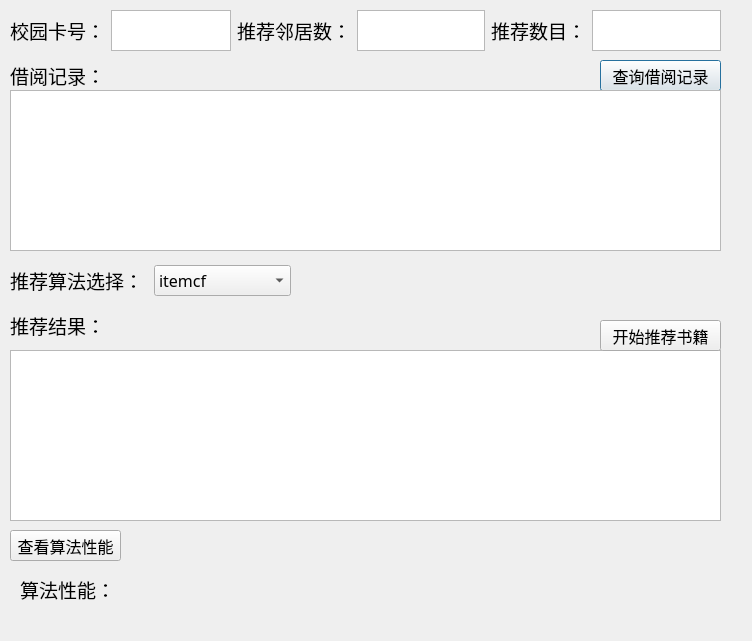
<?xml version="1.0" encoding="UTF-8"?>
<ui version="4.0">
 <class>Dialog</class>
 <widget class="QDialog" name="Dialog">
  <property name="geometry">
   <rect>
    <x>0</x>
    <y>0</y>
    <width>752</width>
    <height>641</height>
   </rect>
  </property>
  <property name="windowTitle">
   <string>Dialog</string>
  </property>
  <widget class="QLabel" name="label_borrowed">
   <property name="geometry">
    <rect>
     <x>10</x>
     <y>60</y>
     <width>131</width>
     <height>31</height>
    </rect>
   </property>
   <property name="font">
    <font>
     <family>宋体</family>
     <pointsize>14</pointsize>
    </font>
   </property>
   <property name="text">
    <string>借阅记录：</string>
   </property>
  </widget>
  <widget class="QWidget" name="horizontalLayoutWidget_3">
   <property name="geometry">
    <rect>
     <x>10</x>
     <y>10</y>
     <width>711</width>
     <height>41</height>
    </rect>
   </property>
   <layout class="QHBoxLayout" name="HlLayout_top">
    <item>
     <layout class="QHBoxLayout" name="HLayout_cardid">
      <item>
       <widget class="QLabel" name="label_cardid">
        <property name="font">
         <font>
          <family>宋体</family>
          <pointsize>14</pointsize>
         </font>
        </property>
        <property name="text">
         <string>校园卡号：</string>
        </property>
       </widget>
      </item>
      <item>
       <widget class="QTextEdit" name="Edit_cardid">
        <property name="minimumSize">
         <size>
          <width>120</width>
          <height>0</height>
         </size>
        </property>
        <property name="font">
         <font>
          <family>宋体</family>
          <pointsize>14</pointsize>
         </font>
        </property>
        <property name="html">
         <string>&lt;!DOCTYPE HTML PUBLIC &quot;-//W3C//DTD HTML 4.0//EN&quot; &quot;http://www.w3.org/TR/REC-html40/strict.dtd&quot;&gt;
&lt;html&gt;&lt;head&gt;&lt;meta name=&quot;qrichtext&quot; content=&quot;1&quot; /&gt;&lt;style type=&quot;text/css&quot;&gt;
p, li { white-space: pre-wrap; }
&lt;/style&gt;&lt;/head&gt;&lt;body style=&quot; font-family:'宋体'; font-size:14pt; font-weight:400; font-style:normal;&quot;&gt;
&lt;p style=&quot;-qt-paragraph-type:empty; margin-top:0px; margin-bottom:0px; margin-left:0px; margin-right:0px; -qt-block-indent:0; text-indent:0px;&quot;&gt;&lt;br /&gt;&lt;/p&gt;&lt;/body&gt;&lt;/html&gt;</string>
        </property>
       </widget>
      </item>
      <item>
       <layout class="QHBoxLayout" name="HLayout_k">
        <item>
         <widget class="QLabel" name="label_k">
          <property name="font">
           <font>
            <family>宋体</family>
            <pointsize>14</pointsize>
           </font>
          </property>
          <property name="text">
           <string>推荐邻居数：</string>
          </property>
         </widget>
        </item>
        <item>
         <widget class="QTextEdit" name="Edit_k">
          <property name="font">
           <font>
            <family>宋体</family>
            <pointsize>14</pointsize>
           </font>
          </property>
         </widget>
        </item>
        <item>
         <layout class="QHBoxLayout" name="HLayout_rec_nums">
          <item>
           <widget class="QLabel" name="label_rec_num">
            <property name="font">
             <font>
              <family>宋体</family>
              <pointsize>14</pointsize>
             </font>
            </property>
            <property name="text">
             <string>推荐数目：</string>
            </property>
           </widget>
          </item>
          <item>
           <widget class="QTextEdit" name="Edit_rec_nums">
            <property name="font">
             <font>
              <family>宋体</family>
              <pointsize>14</pointsize>
             </font>
            </property>
           </widget>
          </item>
         </layout>
        </item>
       </layout>
      </item>
     </layout>
    </item>
   </layout>
  </widget>
  <widget class="QPushButton" name="Btn_query_borrowed">
   <property name="geometry">
    <rect>
     <x>600</x>
     <y>60</y>
     <width>121</width>
     <height>31</height>
    </rect>
   </property>
   <property name="font">
    <font>
     <family>宋体</family>
     <pointsize>12</pointsize>
    </font>
   </property>
   <property name="text">
    <string>查询借阅记录</string>
   </property>
  </widget>
  <widget class="QListWidget" name="listview_borrowed">
   <property name="geometry">
    <rect>
     <x>10</x>
     <y>90</y>
     <width>711</width>
     <height>161</height>
    </rect>
   </property>
  </widget>
  <widget class="QWidget" name="horizontalLayoutWidget_2">
   <property name="geometry">
    <rect>
     <x>10</x>
     <y>260</y>
     <width>281</width>
     <height>41</height>
    </rect>
   </property>
   <layout class="QHBoxLayout" name="horizontalLayout">
    <item>
     <widget class="QLabel" name="label_alrogithm">
      <property name="font">
       <font>
        <family>宋体</family>
        <pointsize>14</pointsize>
       </font>
      </property>
      <property name="text">
       <string>推荐算法选择：</string>
      </property>
     </widget>
    </item>
    <item>
     <widget class="QComboBox" name="comboBox">
      <property name="font">
       <font>
        <family>宋体</family>
        <pointsize>12</pointsize>
       </font>
      </property>
      <item>
       <property name="text">
        <string>itemcf</string>
       </property>
      </item>
      <item>
       <property name="text">
        <string>usercf</string>
       </property>
      </item>
     </widget>
    </item>
   </layout>
  </widget>
  <widget class="QLabel" name="label_recommendresult">
   <property name="geometry">
    <rect>
     <x>10</x>
     <y>310</y>
     <width>131</width>
     <height>31</height>
    </rect>
   </property>
   <property name="font">
    <font>
     <family>宋体</family>
     <pointsize>14</pointsize>
    </font>
   </property>
   <property name="text">
    <string>推荐结果：</string>
   </property>
  </widget>
  <widget class="QListWidget" name="listview_recommendresult">
   <property name="geometry">
    <rect>
     <x>10</x>
     <y>350</y>
     <width>711</width>
     <height>171</height>
    </rect>
   </property>
  </widget>
  <widget class="QPushButton" name="Btn_recommend">
   <property name="geometry">
    <rect>
     <x>600</x>
     <y>320</y>
     <width>121</width>
     <height>31</height>
    </rect>
   </property>
   <property name="font">
    <font>
     <family>宋体</family>
     <pointsize>12</pointsize>
    </font>
   </property>
   <property name="text">
    <string>开始推荐书籍</string>
   </property>
  </widget>
  <widget class="QLabel" name="label_performance">
   <property name="geometry">
    <rect>
     <x>20</x>
     <y>570</y>
     <width>369</width>
     <height>39</height>
    </rect>
   </property>
   <property name="font">
    <font>
     <family>宋体</family>
     <pointsize>14</pointsize>
    </font>
   </property>
   <property name="text">
    <string>算法性能：</string>
   </property>
  </widget>
  <widget class="QPushButton" name="Btn_query_performance">
   <property name="geometry">
    <rect>
     <x>10</x>
     <y>530</y>
     <width>111</width>
     <height>31</height>
    </rect>
   </property>
   <property name="font">
    <font>
     <family>宋体</family>
     <pointsize>12</pointsize>
    </font>
   </property>
   <property name="text">
    <string>查看算法性能</string>
   </property>
  </widget>
  <zorder>label_borrowed</zorder>
  <zorder>horizontalLayoutWidget_3</zorder>
  <zorder>Btn_query_borrowed</zorder>
  <zorder>listview_borrowed</zorder>
  <zorder>horizontalLayoutWidget_2</zorder>
  <zorder>label_recommendresult</zorder>
  <zorder>listview_recommendresult</zorder>
  <zorder>Btn_recommend</zorder>
  <zorder>label_performance</zorder>
  <zorder></zorder>
  <zorder>Btn_query_performance</zorder>
 </widget>
 <resources/>
 <connections/>
 <slots>
  <slot>firstPyQt5_button_click()</slot>
 </slots>
</ui>
